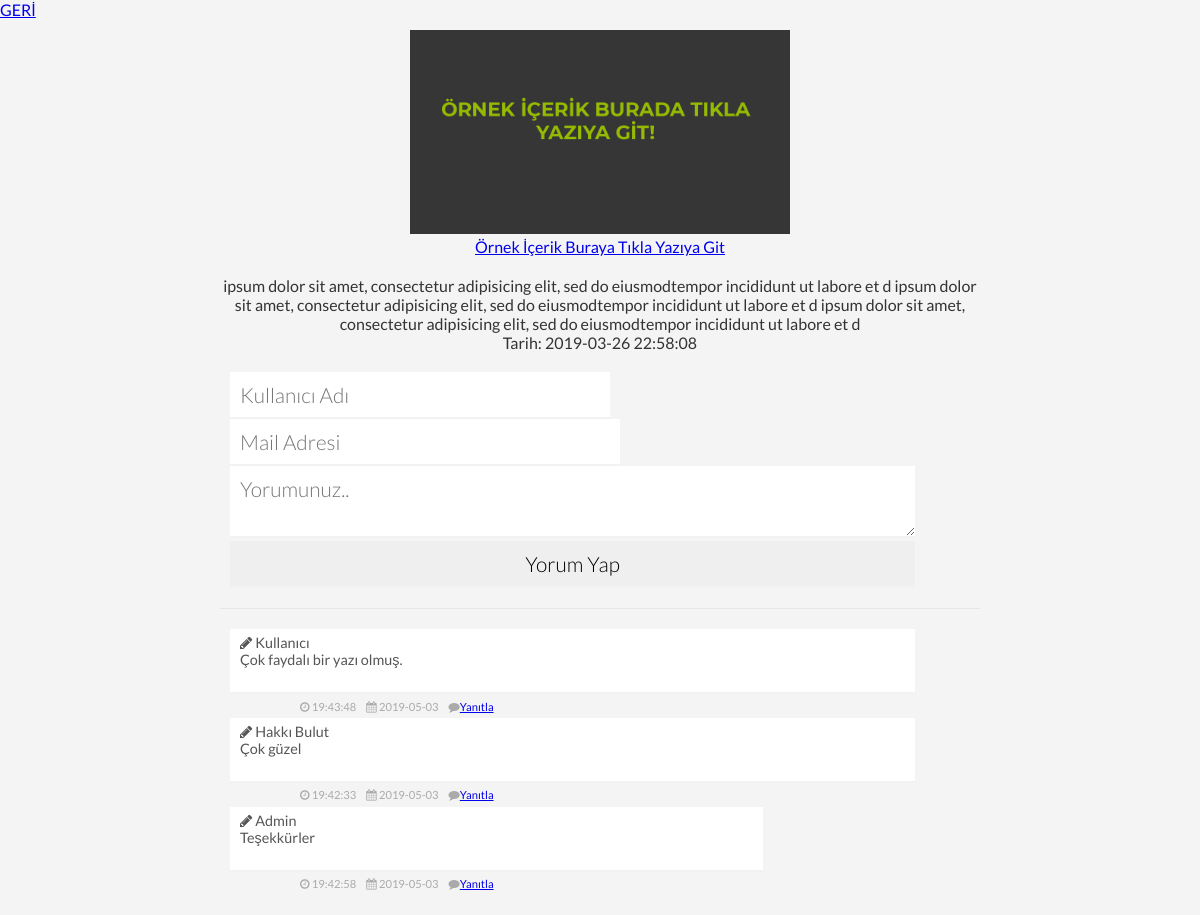
The page /ornek-icerik-buraya-tikla-yaziya-git on the database its author committed.
### tables this page shows
CREATE TABLE `icerikler` (
  `icerik_tarih` datetime NOT NULL DEFAULT CURRENT_TIMESTAMP,
  `id` int(11) NOT NULL,
  `seo` varchar(100) NOT NULL,
  `img` varchar(100) NOT NULL,
  `konu` varchar(100) NOT NULL,
  `metin` varchar(5000) NOT NULL
);

CREATE TABLE `yorumlar` (
  `id` int(20) NOT NULL,
  `icerik_id` int(20) NOT NULL,
  `kullanici_ad` varchar(50) NOT NULL,
  `mail` varchar(40) NOT NULL,
  `yorum` varchar(280) NOT NULL,
  `yorum_alt` int(20) NOT NULL,
  `tarih` datetime NOT NULL DEFAULT CURRENT_TIMESTAMP
);

### icerik.php (the view, shortened to what this page needs)
<!DOCTYPE html>
<html>
<head>
</head>
<body>
	<nav>
		<div class="geri">
			<a href="./"> GERİ</a>
		</div>
	</nav>
	<div class="comment_block" style="margin-bottom: 100px;">
		<?php
		include 'baglan.php';
		$icerik=$db->prepare("select * from icerikler where seo=:seo");
		$icerik->execute(array('seo' => $_GET['seo']));
		$icerikgetir=$icerik->fetch(PDO::FETCH_ASSOC);
		?>
		<div style="text-align: center;">
			<img src="<?php echo $icerikgetir['img'];?>" width="50%">
			<div class="sub">
				<a href="<?php echo $icerikgetir['seo'];?>"><?php echo $icerikgetir['konu'];?></a>
			</div><br>
			<p class="metin"><?php echo $icerikgetir['metin'];?></p>
			<p class="metin">Tarih: <?php echo ($icerikgetir['icerik_tarih']);?></p>
		</div>
		<div class="create_new_comment">
			<form method="POST" id="yorum">
				<div class="input_comment" style="width: 380px;">
					<input type="text" id="kullanici_ad" name="kullanici_ad" placeholder="Kullanıcı Adı">
				</div>		 	<div class="input_comment"  style="width: 390px;">
					<input type="mail" id="mail" name="mail" placeholder="Mail Adresi">
				</div>		 	<div class="input_comment">
					<textarea type="text" id="yorum_text" name="yorum" placeholder="Yorumunuz.."></textarea>
				</div>
				<div class="input_comment">
					<input type="button" name="ekle" id="ekle" value="Yorum Yap">
				</div>
			</div>
			<div class="new_comment">
				<ul class="user_comment">
					<?php
function yorum($id,$array,$alt){
						global $db;
  if(!empty($id)){
  	$comment = array("all" => array(),
  		"alt" => array()
    );
  	$yorum=$db->prepare("SELECT * FROM yorumlar WHERE icerik_id=:icerik_id ORDER BY tarih DESC");
  	$yorum->execute(array("icerik_id" => $id));
  	while($liste = $yorum->fetch(PDO::FETCH_ASSOC)){
  if($liste["yorum_alt"] > 0){
  	$comment["alt"][$liste["yorum_alt"]][$liste["id"]] = $liste;
  }else{
  	$comment["all"][$liste["id"]] = $liste;
  }
}
  $for = $comment["all"];
  $alt = $comment["alt"];
  }else{
  	$for= $array;
  }
  foreach($for as $liste)
  	{if(isset($liste["id"])){
  		?>
  		<li id="<?php echo $liste["id"]; ?>">
  			<div class="comment_body">
  				<i class="fa fa-pencil"></i> <span class="user"><?php echo $liste["kullanici_ad"]; ?></span><p><?php echo $liste["yorum"]; ?></p>
  			</div>
  			<div class="comment_toolbar">
  				<div class="comment_details">
  					<ul>
  						<li><i class="fa fa-clock-o"></i> <?php echo date("H:i:s",strtotime($liste["tarih"])); ?></li>
  						<li><i class="fa fa-calendar"></i> <?php echo date("Y-m-d",strtotime($liste["tarih"])) ?></li>
  						<li><i class="fa fa-comment"></i><a href="?comment=<?php echo $liste["id"]; ?>">Yanıtla</a></li>
  					</ul>
  				</div>
  			</div>
  			<?php if (isset($alt[$liste["id"]]) ) {
  				echo "<ul class='user_comment ' style='width:80%;'>";
			 		echo "</ul>";
			 	} ?>
			 </li>
			<?php }}}
yorum($icerikgetir['id'],"","");
?>
</ul>
</div>
</div>
</body>
</html>

### icerik.php (style rules this page uses)
*, *:before, *:after { margin: 0; padding: 0; -webkit-box-sizing: border-box; transition: all 0.2s ease; }
body, html { height: 100%; width: 100%; }
body { font-family: "Lato", sans-serif; font-size: 1rem; color: #333; background-color: #f4f4f4; }
.comment_block { width: 65%; height: 100%; margin: 0 auto; padding: 10px; }
.comment_block .create_new_comment { width: 100%; padding: 20px 0; }
.comment_block .create_new_comment .input_comment { display: inline-block; vertical-align: middle; margin-left: 10px; width: calc(100% - 75px); }
.comment_block .create_new_comment .input_comment input { width: 100%; font-family: "Lato", sans-serif; font-weight: 300; font-size: 1.3rem; padding: 10px; border: none; border-bottom: 2px solid #f2f2f2; }
.comment_block .create_new_comment .input_comment textarea { width: 100%; font-family: "Lato", sans-serif; font-weight: 300; font-size: 1.3rem; padding: 10px; border: none; border-bottom: 2px solid #f2f2f2; }
.comment_block .new_comment { width: 100%; height: auto; padding: 20px 0; border-top: 1px solid #e6e6e6; }
.comment_block .new_comment .user_comment { list-style-type: none; }
.comment_block .new_comment .comment_body { display: inline-block; vertical-align: middle; width: calc(100% - 75px); min-height: 65px; margin-left: 10px; padding: 5px 10px; font-size: .9rem; color: #555; background-color: #FFF; border-bottom: 2px solid #f2f2f2; }
.comment_block .new_comment .comment_toolbar { width: 100%; }
.comment_block .new_comment .comment_toolbar ul { list-style-type: none; padding-left: 75px; font-size: 0; }
.comment_block .new_comment .comment_toolbar ul li { display: inline-block; padding: 5px; font-size: .7rem; color: #aaa; }
.comment_block .new_comment .comment_toolbar .comment_details { display: inline-block; vertical-align: middle; width: 70%; text-align: left; }

### rows shown on the page
icerikler: img (picture), konu "Örnek İçerik Buraya Tıkla Yazıya Git", metin "ipsum dolor sit amet, consectetur adipisicing elit, sed do eiusmodtempor incididunt ut labore et d ipsum dolor sit amet, consectetur adipisicing elit, sed do eiusmodtempor incididunt ut labore et d ipsum dolor sit amet, consectetur adipisicing elit, sed do eiusmodtempor incididunt ut labore et d", icerik_tarih "2019-03-26 22:58:08"
yorumlar: kullanici_ad "Kullanıcı", yorum "Çok faydalı bir yazı olmuş.", tarih "19:43:48", tarih "2019-05-03"
yorumlar: kullanici_ad "Hakkı Bulut", yorum "Çok güzel", tarih "19:42:33", tarih "2019-05-03"
yorumlar: kullanici_ad "Admin", yorum "Teşekkürler", tarih "19:42:58", tarih "2019-05-03"
